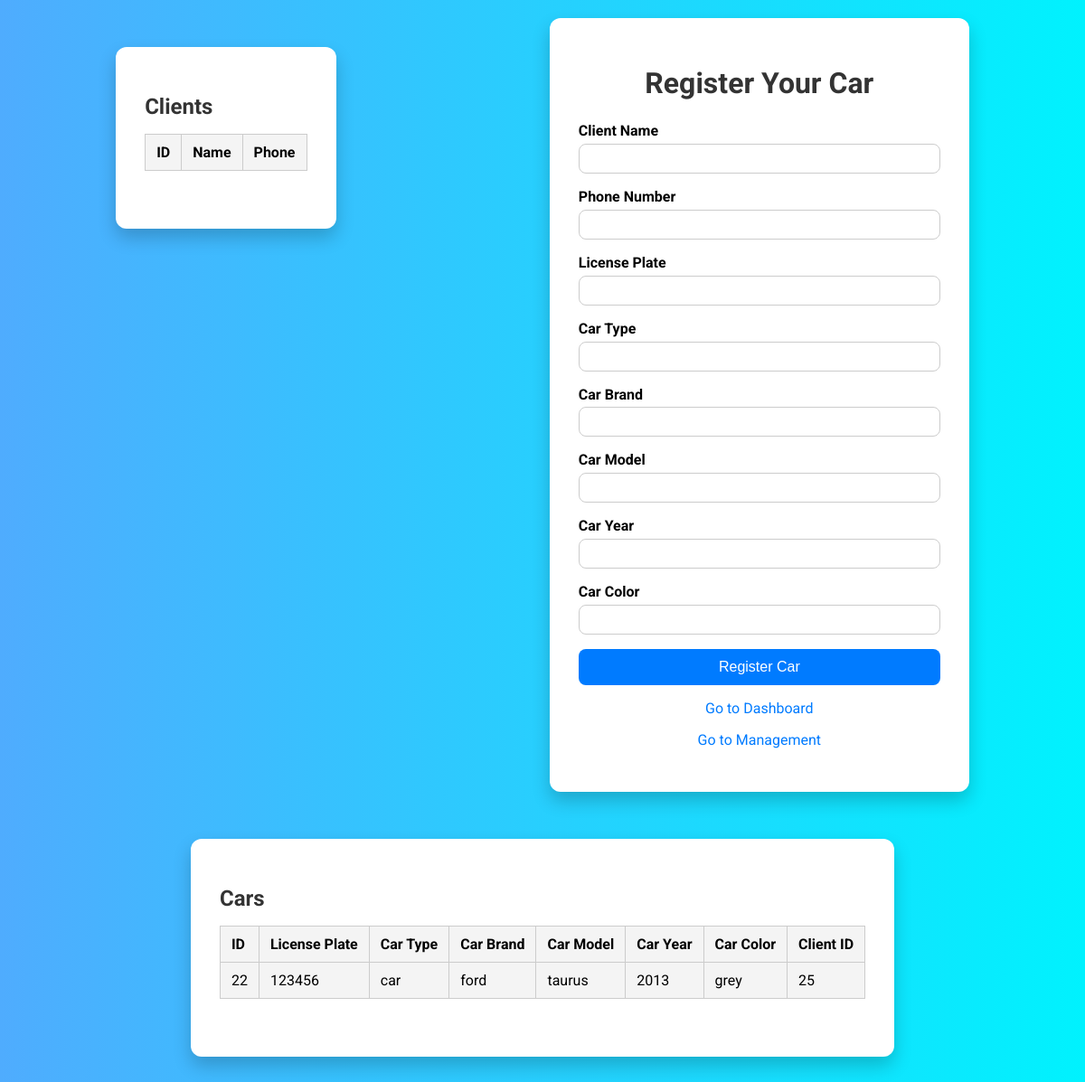
Before: / with the older database file.
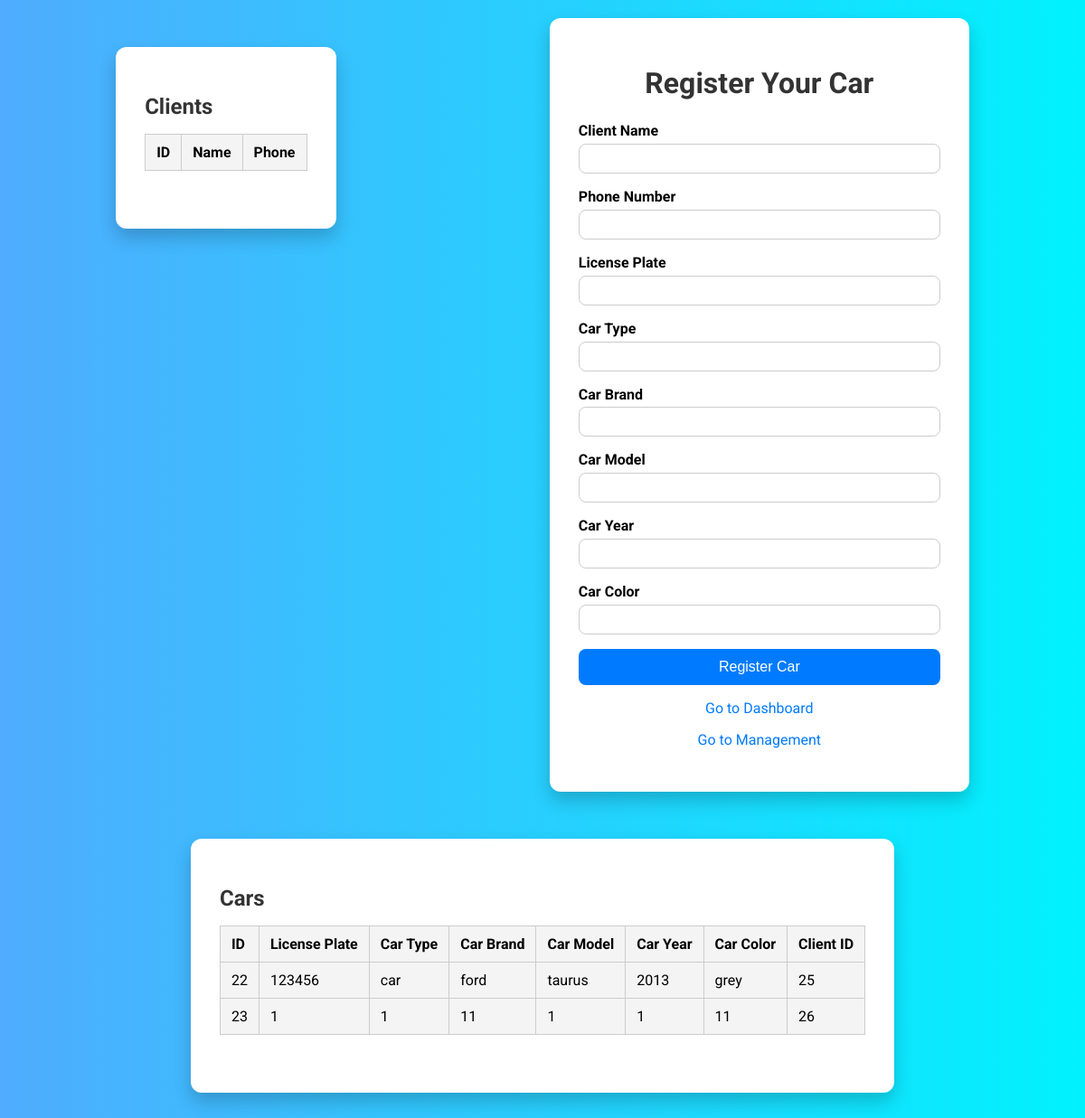
After: the same page with the newer database file.
### tables this page shows
CREATE TABLE "cars" (
	"id"	INTEGER,
	"license_plate"	TEXT NOT NULL UNIQUE,
	"car_type"	TEXT,
	"car_brand"	TEXT,
	"car_model"	TEXT,
	"car_year"	INTEGER,
	"car_color"	TEXT,
	"client_id"	INTEGER,
	PRIMARY KEY("id" AUTOINCREMENT),
	FOREIGN KEY("client_id") REFERENCES "clients"("id")
);

### app.py (the view)
@app.route('/')
def index():
    conn = get_db_connection()
    clients = conn.execute('SELECT * FROM clients').fetchall()
    cars = conn.execute('SELECT * FROM cars').fetchall()
    conn.close()
    return render_template('index.html', clients=clients, cars=cars)

### app.py (called while the page is built)
def get_db_connection():
    conn = sqlite3.connect(DB)
    conn.row_factory = sqlite3.Row
    return conn

### templates/index.html (shortened to what this page needs)
<!DOCTYPE html>
<html lang="en">
<head>
  <link rel="stylesheet" href="{{ url_for('static', filename='styles.css') }}" />
</head>
<body>
  <div class="page-container">
    <div class="container">
      <h2>Clients</h2>
      <table>
        <thead>
          <tr>
            <th>ID</th>
            <th>Name</th>
            <th>Phone</th>
          </tr>
        </thead>
      </table>
    </div>
    <div class="form-container column">
      <h1>Register Your Car</h1>
      <form method="POST" action="/register">
        <label for="client_name">Client Name</label>
        <input type="text" id="client_name" name="client_name" required />
        <label for="client_phone">Phone Number</label>
        <input type="tel" id="client_phone" name="client_phone" required />
        <label for="license_plate">License Plate</label>
        <input type="text" id="license_plate" name="license_plate" required />
        <label for="car_type">Car Type</label>
        <input type="text" id="car_type" name="car_type" required />
        <label for="car_brand">Car Brand</label>
        <input type="text" id="car_brand" name="car_brand" required />
        <label for="car_model">Car Model</label>
        <input type="text" id="car_model" name="car_model" required />
        <label for="car_year">Car Year</label>
        <input type="number" id="car_year" name="car_year" required />
        <label for="car_color">Car Color</label>
        <input type="text" id="car_color" name="car_color" required />
        <button type="submit">Register Car</button>
      </form>
      <div class="link">
        <p><a href="/dashboard">Go to Dashboard</a></p>
        <p><a href="/management">Go to Management</a></p>
      </div>
    </div>
    <div class="container">
      <h2>Cars</h2>
      <table>
        <thead>
          <tr>
            <th>ID</th>
            <th>License Plate</th>
            <th>Car Type</th>
            <th>Car Brand</th>
            <th>Car Model</th>
            <th>Car Year</th>
            <th>Car Color</th>
            <th>Client ID</th>
          </tr>
        </thead>
        <tbody>
          {% for car in cars %}
          <tr>
            <td>{{ car['id'] }}</td>
            <td>{{ car['license_plate'] }}</td>
            <td>{{ car['car_type'] }}</td>
            <td>{{ car['car_brand'] }}</td>
            <td>{{ car['car_model'] }}</td>
            <td>{{ car['car_year'] }}</td>
            <td>{{ car['car_color'] }}</td>
            <td>{{ car['client_id'] }}</td>
          </tr>
          {% endfor %}
        </tbody>
      </table>
    </div>
  </div>
</body>
</html>

### static/styles.css (style rules this page uses)
body { font-family: 'Roboto', sans-serif; background: linear-gradient(to right, #4facfe, #00f2fe); margin: 0; padding: 0; }
.page-container { display: flex; justify-content: space-between; align-items: flex-start; gap: 20px; padding: 20px; flex-wrap: wrap; }
.column { flex: 1; min-width: 280px; }
.form-container { background: white; padding: 2rem; border-radius: 12px; box-shadow: 0 10px 20px rgba(0, 0, 0, 0.2); width: 100%; max-width: 400px; margin: 0 auto; }
.form-container h1 { text-align: center; margin-bottom: 1.5rem; color: #333; }
label { font-weight: bold; display: block; margin-bottom: 0.3rem; }
input { width: 100%; padding: 0.5rem; margin-bottom: 1rem; border: 1px solid #ccc; border-radius: 8px; box-sizing: border-box; }
button { background: #007BFF; color: white; padding: 0.7rem; width: 100%; border: none; border-radius: 8px; font-size: 1rem; cursor: pointer; transition: background 0.3s; }
.link { text-align: center; margin-top: 1rem; }
.link a { color: #007BFF; text-decoration: none; }
table { width: 100%; border-collapse: collapse; margin-top: 10px; margin-bottom: 2rem; }
th, td { padding: 10px 12px; border: 1px solid #ccc; text-align: left; }
th { background-color: #f4f4f4; }
tr { background-color: #f4f4f4; }
.container { background: white; padding: 2rem; border-radius: 12px; box-shadow: 0 10px 20px rgba(0,0,0,0.2); max-width: 1200px; margin: 2rem auto; }
h1, h2, h3 { color: #333; margin-bottom: 1rem; }

Changed rows visible on the page:
added cars: id "23", license_plate "1", car_type "1", car_brand "11", car_model "1", car_year "1", car_color "11", client_id "26"
